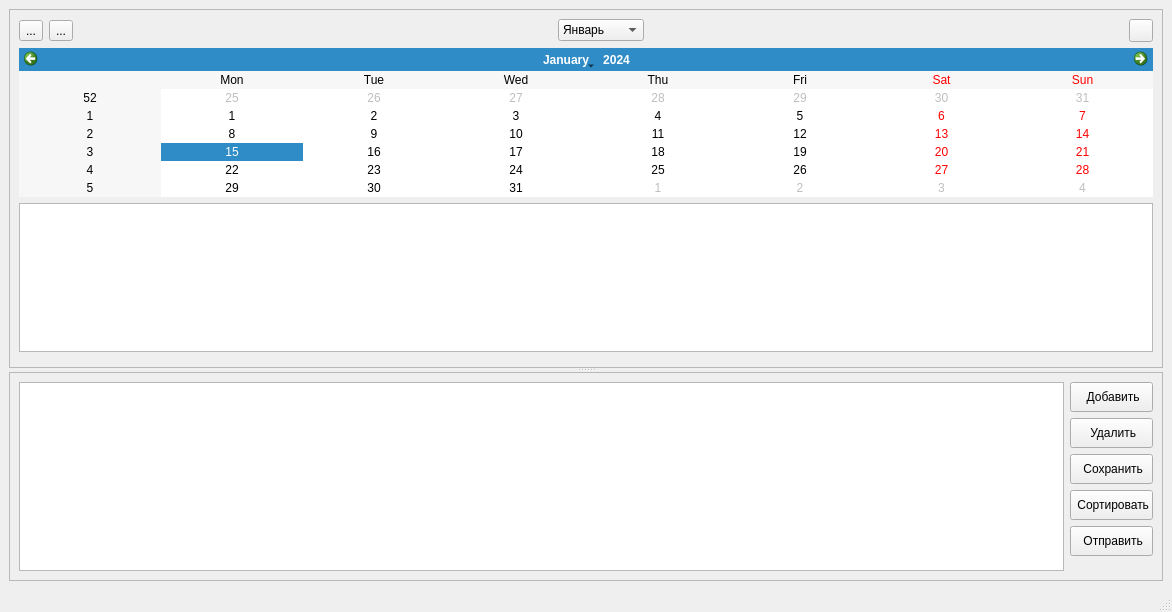
<?xml version="1.0" encoding="UTF-8"?>
<ui version="4.0">
 <class>MainWindow</class>
 <widget class="QMainWindow" name="MainWindow">
  <property name="geometry">
   <rect>
    <x>0</x>
    <y>0</y>
    <width>1172</width>
    <height>612</height>
   </rect>
  </property>
  <property name="windowTitle">
   <string>Календарь дней рождения</string>
  </property>
  <widget class="QWidget" name="centralwidget">
   <layout class="QGridLayout" name="gridLayout_4">
    <item row="0" column="0">
     <widget class="QSplitter" name="splitter">
      <property name="orientation">
       <enum>Qt::Vertical</enum>
      </property>
      <widget class="QFrame" name="frame_Widgets">
       <property name="frameShape">
        <enum>QFrame::StyledPanel</enum>
       </property>
       <property name="frameShadow">
        <enum>QFrame::Raised</enum>
       </property>
       <layout class="QGridLayout" name="gridLayout_2">
        <item row="1" column="0">
         <widget class="QCalendarWidget" name="calendarWidget">
          <property name="styleSheet">
           <string notr="true"/>
          </property>
         </widget>
        </item>
        <item row="0" column="0">
         <layout class="QHBoxLayout" name="horizontalLayout">
          <item>
           <widget class="QToolButton" name="tb_Vacation">
            <property name="text">
             <string>...</string>
            </property>
            <property name="icon">
             <iconset resource="resources.qrc">
              <normaloff>:/src/resources/Icon/image.png</normaloff>:/src/resources/Icon/image.png</iconset>
            </property>
            <property name="checkable">
             <bool>true</bool>
            </property>
           </widget>
          </item>
          <item>
           <widget class="QToolButton" name="tb_Chat">
            <property name="text">
             <string>...</string>
            </property>
            <property name="icon">
             <iconset resource="resources.qrc">
              <normaloff>:/src/resources/Icon/chat.png</normaloff>:/src/resources/Icon/chat.png</iconset>
            </property>
            <property name="checkable">
             <bool>true</bool>
            </property>
           </widget>
          </item>
          <item>
           <spacer name="horizontalSpacer">
            <property name="orientation">
             <enum>Qt::Horizontal</enum>
            </property>
            <property name="sizeHint" stdset="0">
             <size>
              <width>40</width>
              <height>20</height>
             </size>
            </property>
           </spacer>
          </item>
          <item>
           <widget class="QComboBox" name="cb_Vacation">
            <item>
             <property name="text">
              <string>Январь</string>
             </property>
            </item>
            <item>
             <property name="text">
              <string>Февраль</string>
             </property>
            </item>
            <item>
             <property name="text">
              <string>Март</string>
             </property>
            </item>
            <item>
             <property name="text">
              <string>Апрель</string>
             </property>
            </item>
            <item>
             <property name="text">
              <string>Май</string>
             </property>
            </item>
            <item>
             <property name="text">
              <string>Июнь</string>
             </property>
            </item>
            <item>
             <property name="text">
              <string>Июль</string>
             </property>
            </item>
            <item>
             <property name="text">
              <string>Август</string>
             </property>
            </item>
            <item>
             <property name="text">
              <string>Сентярбь</string>
             </property>
            </item>
            <item>
             <property name="text">
              <string>Октябрь</string>
             </property>
            </item>
            <item>
             <property name="text">
              <string>Ноябрь</string>
             </property>
            </item>
            <item>
             <property name="text">
              <string>Декабрь</string>
             </property>
            </item>
           </widget>
          </item>
          <item>
           <spacer name="horizontalSpacer_4">
            <property name="orientation">
             <enum>Qt::Horizontal</enum>
            </property>
            <property name="sizeHint" stdset="0">
             <size>
              <width>40</width>
              <height>20</height>
             </size>
            </property>
           </spacer>
          </item>
          <item>
           <widget class="QToolButton" name="tb_Style">
            <property name="text">
             <string notr="true"/>
            </property>
            <property name="icon">
             <iconset resource="resources.qrc">
              <normaloff>:/src/resources/Icon/sun.png</normaloff>
              <selectedon>:/src/resources/Icon/sunBlack.png</selectedon>:/src/resources/Icon/sun.png</iconset>
            </property>
            <property name="checkable">
             <bool>true</bool>
            </property>
           </widget>
          </item>
         </layout>
        </item>
        <item row="2" column="0">
         <widget class="QTableView" name="tableView_Vacation"/>
        </item>
        <item row="3" column="0">
         <widget class="ChatWidget" name="chatWidget" native="true"/>
        </item>
       </layout>
      </widget>
      <widget class="QFrame" name="frame_DataBase">
       <property name="frameShape">
        <enum>QFrame::StyledPanel</enum>
       </property>
       <property name="frameShadow">
        <enum>QFrame::Raised</enum>
       </property>
       <layout class="QGridLayout" name="gridLayout">
        <item row="0" column="0">
         <layout class="QHBoxLayout" name="horizontalLayout_4">
          <item>
           <widget class="QTableView" name="tableView"/>
          </item>
          <item>
           <layout class="QVBoxLayout" name="verticalLayout">
            <item>
             <widget class="QPushButton" name="pb_Add">
              <property name="sizePolicy">
               <sizepolicy hsizetype="Minimum" vsizetype="Maximum">
                <horstretch>0</horstretch>
                <verstretch>0</verstretch>
               </sizepolicy>
              </property>
              <property name="minimumSize">
               <size>
                <width>0</width>
                <height>30</height>
               </size>
              </property>
              <property name="styleSheet">
               <string notr="true"/>
              </property>
              <property name="text">
               <string> Добавить</string>
              </property>
              <property name="icon">
               <iconset resource="resources.qrc">
                <normaloff>:/src/resources/Icon/plus.png</normaloff>:/src/resources/Icon/plus.png</iconset>
              </property>
             </widget>
            </item>
            <item>
             <widget class="QPushButton" name="pb_Del">
              <property name="sizePolicy">
               <sizepolicy hsizetype="Minimum" vsizetype="Fixed">
                <horstretch>0</horstretch>
                <verstretch>0</verstretch>
               </sizepolicy>
              </property>
              <property name="minimumSize">
               <size>
                <width>0</width>
                <height>30</height>
               </size>
              </property>
              <property name="styleSheet">
               <string notr="true"/>
              </property>
              <property name="text">
               <string> Удалить</string>
              </property>
              <property name="icon">
               <iconset resource="resources.qrc">
                <normaloff>:/src/resources/Icon/cancel.png</normaloff>:/src/resources/Icon/cancel.png</iconset>
              </property>
             </widget>
            </item>
            <item>
             <widget class="QPushButton" name="pb_Save">
              <property name="sizePolicy">
               <sizepolicy hsizetype="Minimum" vsizetype="Fixed">
                <horstretch>0</horstretch>
                <verstretch>0</verstretch>
               </sizepolicy>
              </property>
              <property name="minimumSize">
               <size>
                <width>0</width>
                <height>30</height>
               </size>
              </property>
              <property name="text">
               <string> Сохранить</string>
              </property>
              <property name="icon">
               <iconset resource="resources.qrc">
                <normaloff>:/src/resources/Icon/save.png</normaloff>:/src/resources/Icon/save.png</iconset>
              </property>
             </widget>
            </item>
            <item>
             <widget class="QPushButton" name="pb_Sort">
              <property name="sizePolicy">
               <sizepolicy hsizetype="Fixed" vsizetype="Fixed">
                <horstretch>0</horstretch>
                <verstretch>0</verstretch>
               </sizepolicy>
              </property>
              <property name="minimumSize">
               <size>
                <width>0</width>
                <height>30</height>
               </size>
              </property>
              <property name="text">
               <string> Сортировать</string>
              </property>
              <property name="icon">
               <iconset resource="resources.qrc">
                <normaloff>:/src/resources/Icon/text-alignment.png</normaloff>:/src/resources/Icon/text-alignment.png</iconset>
              </property>
             </widget>
            </item>
            <item>
             <widget class="QPushButton" name="pb_Send">
              <property name="sizePolicy">
               <sizepolicy hsizetype="Minimum" vsizetype="Fixed">
                <horstretch>0</horstretch>
                <verstretch>0</verstretch>
               </sizepolicy>
              </property>
              <property name="minimumSize">
               <size>
                <width>0</width>
                <height>30</height>
               </size>
              </property>
              <property name="text">
               <string> Отправить</string>
              </property>
              <property name="icon">
               <iconset resource="resources.qrc">
                <normaloff>:/src/resources/Icon/follow-up.png</normaloff>:/src/resources/Icon/follow-up.png</iconset>
              </property>
             </widget>
            </item>
            <item>
             <spacer name="verticalSpacer">
              <property name="orientation">
               <enum>Qt::Vertical</enum>
              </property>
              <property name="sizeHint" stdset="0">
               <size>
                <width>20</width>
                <height>40</height>
               </size>
              </property>
             </spacer>
            </item>
           </layout>
          </item>
         </layout>
        </item>
       </layout>
      </widget>
     </widget>
    </item>
   </layout>
  </widget>
  <widget class="QMenuBar" name="menubar">
   <property name="geometry">
    <rect>
     <x>0</x>
     <y>0</y>
     <width>1172</width>
     <height>21</height>
    </rect>
   </property>
  </widget>
  <widget class="QStatusBar" name="statusbar"/>
 </widget>
 <customwidgets>
  <customwidget>
   <class>ChatWidget</class>
   <extends>QWidget</extends>
   <header location="global">Chat/ChatWidget.h</header>
   <container>1</container>
  </customwidget>
 </customwidgets>
 <resources>
  <include location="resources.qrc"/>
 </resources>
 <connections/>
</ui>
